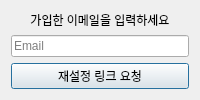
<?xml version="1.0" encoding="UTF-8"?>
<ui version="4.0">
 <class>PasswordResetRequestDialog</class>
 <widget class="QDialog" name="PasswordResetRequestDialog">
  <property name="windowTitle">
   <string>비밀번호 재설정</string>
  </property>
  <layout class="QVBoxLayout">

   <item>
    <widget class="QLabel">
     <property name="text">
      <string>가입한 이메일을 입력하세요</string>
     </property>
     <property name="alignment">
      <set>Qt::AlignCenter</set>
     </property>
    </widget>
   </item>

   <item>
    <widget class="QLineEdit" name="editEmail">
     <property name="placeholderText">
      <string>Email</string>
     </property>
    </widget>
   </item>

   <item>
    <widget class="QPushButton" name="btnRequest">
     <property name="text">
      <string>재설정 링크 요청</string>
     </property>
    </widget>
   </item>

  </layout>
 </widget>
</ui>
